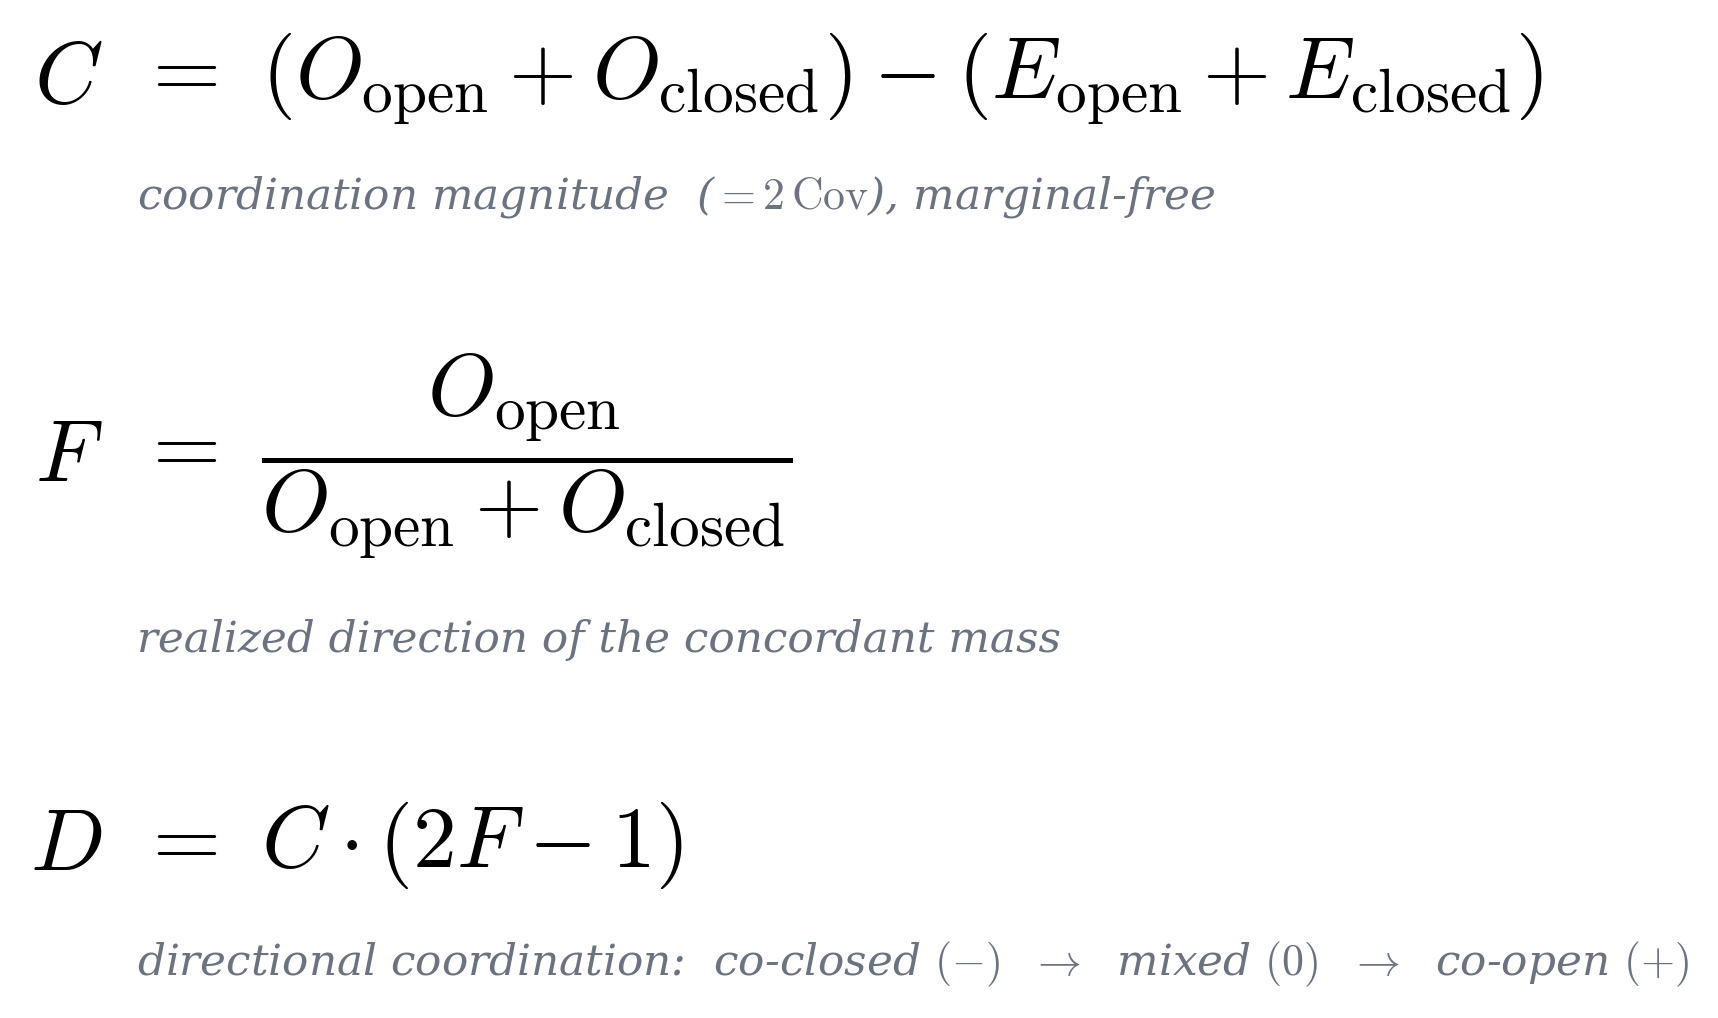

This figure's Python source:
#!/usr/bin/env python3
"""The directional concordance decomposition, as a standalone equation figure.

Replaces the single-equation

    Delta_concordant = (O_open + O_closed) - (E_open + E_closed)

with the three statistics that decomposition actually yields: the coordination
magnitude C (the old Delta_concordant, renamed), the realized direction F, and
their combination D -- the single co-closed -> mixed -> co-open scale.

Ordered magnitude -> direction -> combination so the figure builds: D is the
last line because it consumes the first two.

Rendered in Computer Modern to match the LaTeX equation figures rather than
the DejaVu house style of the schematic figures in this directory.  Equations
are aligned on the "=" by right-anchoring each left-hand side and
left-anchoring each right-hand side at a shared x.

Emits a vector PDF + a 300-dpi PNG.

    python figures/concordance_formulas.py                # with captions
    python figures/concordance_formulas.py --no-labels    # equations only
"""

from __future__ import annotations

import argparse
from pathlib import Path

import matplotlib
matplotlib.use("Agg")
import matplotlib.pyplot as plt

INK = "#000000"
MUT = "#6B7280"

# (lhs, rhs, caption, y, caption_dy).  lhs/rhs are split at the "=" so the
# column can align.  y and caption_dy are per-row rather than evenly spaced
# because the F row renders a FRACTION: it is roughly twice as tall as the
# other two, so a shared caption offset would either overlap its denominator
# or leave D's caption stranded at the bottom of the canvas.
ROWS = [
    (r"$C$",
     r"$=\ (O_{\mathrm{open}} + O_{\mathrm{closed}})"
     r" - (E_{\mathrm{open}} + E_{\mathrm{closed}})$",
     r"coordination magnitude  ($=2\,\mathrm{Cov}$), marginal-free",
     0.90, 0.11),
    (r"$F$",
     r"$=\ \dfrac{O_{\mathrm{open}}}{O_{\mathrm{open}} + O_{\mathrm{closed}}}$",
     r"realized direction of the concordant mass",
     0.55, 0.17),
    (r"$D$",
     r"$=\ C \cdot (2F - 1)$",
     r"directional coordination:  co-closed $(-)$  $\rightarrow$  "
     r"mixed $(0)$  $\rightarrow$  co-open $(+)$",
     0.19, 0.11),
]


def build(show_labels: bool = True):
    plt.rcParams.update({
        "mathtext.fontset": "cm",
        "font.family": "serif",
        "font.serif": ["DejaVu Serif"],
        "savefig.facecolor": "white",
    })
    fig = plt.figure(figsize=(9.6, 3.6 if show_labels else 3.0),
                     facecolor="white")
    x_eq = 0.20                       # the shared "=" column

    for lhs, rhs, caption, y, cap_dy in ROWS:
        fig.text(x_eq, y, lhs, fontsize=21, color=INK,
                 ha="right", va="center")
        fig.text(x_eq + 0.012, y, rhs, fontsize=21, color=INK,
                 ha="left", va="center")
        if show_labels:
            fig.text(x_eq + 0.012, y - cap_dy, caption, fontsize=10.5,
                     color=MUT, ha="left", va="center", style="italic")
    return fig


def main(argv=None) -> int:
    ap = argparse.ArgumentParser(description=__doc__)
    ap.add_argument("--no-labels", action="store_true",
                    help="Equations only, no captions (matches the bare "
                         "style of the single-equation original).")
    ap.add_argument("--output-dir", default=str(Path(__file__).parent))
    ap.add_argument("--stem", default="concordance_formulas")
    args = ap.parse_args(argv)

    out = Path(args.output_dir)
    out.mkdir(parents=True, exist_ok=True)
    fig = build(show_labels=not args.no_labels)
    for ext, kw in (("pdf", {}), ("png", {"dpi": 300})):
        path = out / f"{args.stem}.{ext}"
        fig.savefig(path, bbox_inches="tight", facecolor="white", **kw)
        print(f"wrote {path}")
    plt.close(fig)
    return 0


if __name__ == "__main__":
    raise SystemExit(main())
